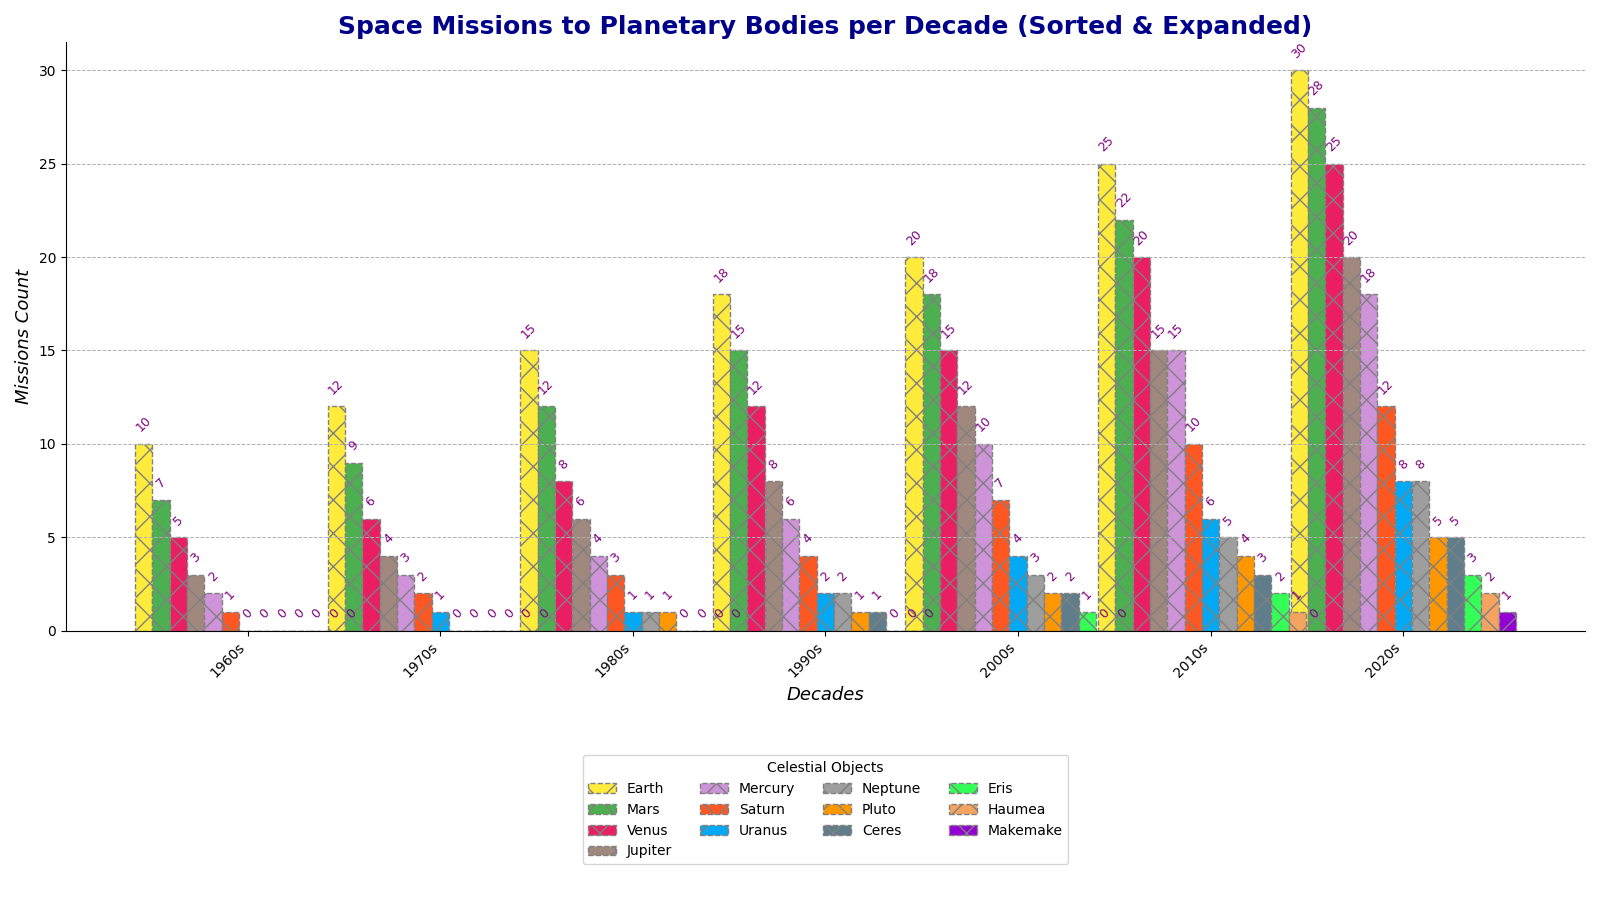

Generate this figure with Python:
import matplotlib.pyplot as plt
import numpy as np

decades = ['1960s', '1970s', '1980s', '1990s', '2000s', '2010s', '2020s']
planets = ['Mercury', 'Venus', 'Earth', 'Mars', 'Jupiter', 'Saturn', 'Uranus', 'Neptune']
dwarf_planets = ['Pluto', 'Ceres', 'Eris', 'Haumea', 'Makemake']

missions = np.array([
    [2, 5, 10, 7, 3, 1, 0, 0, 0, 0, 0, 0, 0],   # Adding 5 data points for the new series
    [3, 6, 12, 9, 4, 2, 0, 0, 1, 0, 0, 0, 0],
    [4, 8, 15, 12, 6, 3, 1, 0, 1, 1, 0, 0, 0],
    [6, 12, 18, 15, 8, 4, 2, 1, 2, 1, 0, 0, 0],
    [10, 15, 20, 18, 12, 7, 4, 2, 3, 2, 1, 0, 0],
    [15, 20, 25, 22, 15, 10, 6, 4, 5, 3, 2, 1, 0],
    [20, 25, 30, 28, 18, 12, 8, 5, 8, 5, 3, 2, 1]
])

all_planets = planets + dwarf_planets

sorted_indices = np.argsort(-missions, axis=1)
sorted_missions = np.take_along_axis(missions, sorted_indices, axis=1)
sorted_planets = np.array([[all_planets[idx] for idx in row] for row in sorted_indices])

fig, ax = plt.subplots(figsize=(16, 9))

colors = ['#ffeb3b', '#4caf50', '#e91e63', '#a1887f', '#ce93d8', '#ff5722', '#03a9f4', '#9e9e9e', 
          '#ff9800', '#607d8b', '#33ff57', '#f4a460', '#9400d3']  # added colors for new series

bar_width = 0.09  # Reduced to fit the additional data
indices = np.arange(len(decades))

for i in range(missions.shape[1]):
    ax.bar(indices + i * bar_width, sorted_missions[:, i], bar_width, 
           label=[sorted_planets[j][i] for j in range(len(decades))][0], 
           edgecolor='grey', linestyle='--', hatch='x', color=colors[i])

ax.set_title('Space Missions to Planetary Bodies per Decade (Sorted & Expanded)', fontsize=18, fontweight='bold', color='darkblue')
ax.set_xlabel('Decades', fontsize=13, style='italic')
ax.set_ylabel('Missions Count', fontsize=13, style='italic')
ax.set_xticks(indices + 6 * bar_width)  # Adjusted for the number of series
ax.set_xticklabels(decades, rotation=45, ha='right')
ax.legend(title='Celestial Objects', bbox_to_anchor=(0.5, -0.2), loc='upper center', ncol=4, frameon=True)
ax.yaxis.grid(True, linestyle='--', linewidth=0.7)
ax.spines['top'].set_visible(False)
ax.spines['right'].set_visible(False)

for i in range(len(decades)):
    for j in range(len(all_planets)):
        ax.text(i + j * bar_width, sorted_missions[i, j] + 0.5, 
                f'{sorted_missions[i, j]}', ha='center', va='bottom', 
                fontsize=9, color='purple', rotation=45)

plt.tight_layout()
plt.show()
